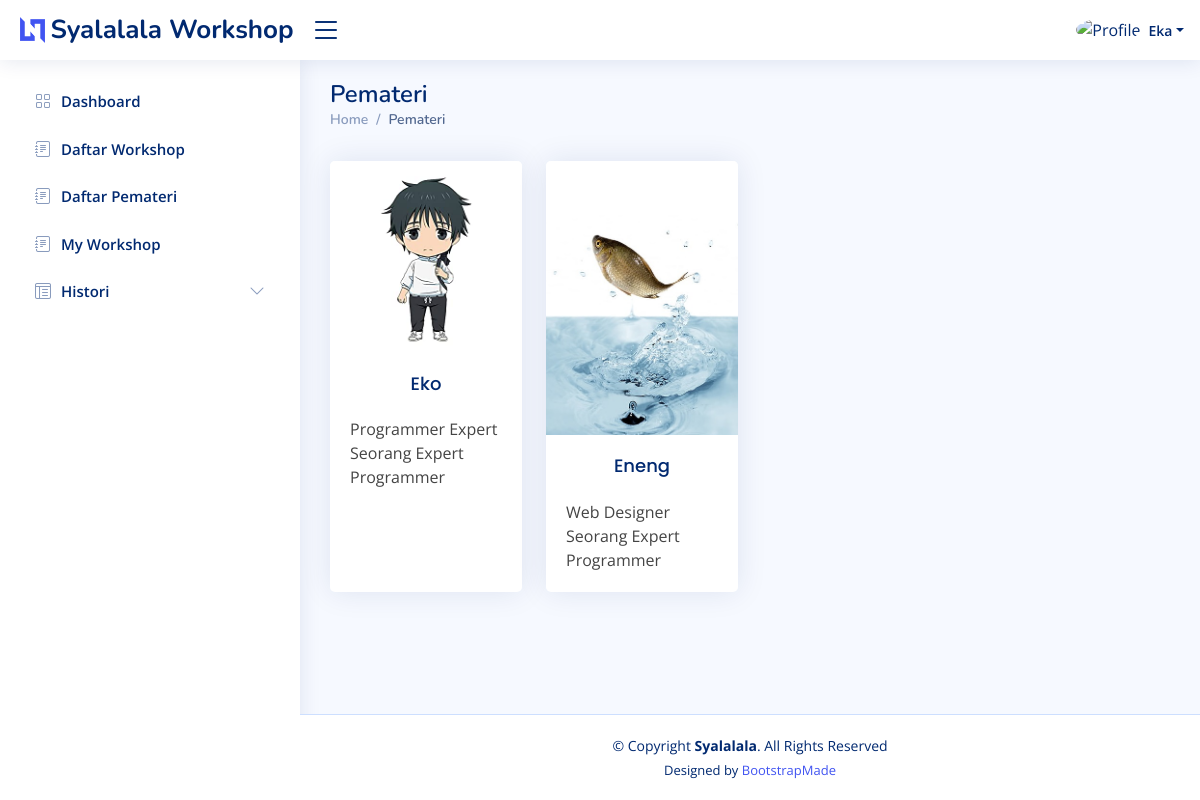
Screenshot of /data/showPemateri.php with the database file from the repository.
### tables this page shows
CREATE TABLE `pemateri` (
  `id_pemateri` int(11) NOT NULL,
  `nama_pemateri` varchar(30) DEFAULT NULL,
  `jk_pemateri` char(10) DEFAULT NULL,
  `job` varchar(25) DEFAULT NULL,
  `wa_pemateri` varchar(15) DEFAULT NULL,
  `gambar` varchar(75) DEFAULT NULL,
  `deskripsi` varchar(100) DEFAULT NULL
);

### main/function.php (called while the page is built, shortened)
<?php
$host = "localhost";
$user = "root";
$pass = "";
$db = "db_workshop";
$conn = mysqli_connect($host, $user, $pass, $db);
function showAllData($table)
{
  $query = "SELECT * FROM $table";
  $show = queryShow($query);
  return $show;
}
function queryShow($query)
{
  global $conn;
  $result = mysqli_query($conn, $query);
  $rows = [];
  while ($row = mysqli_fetch_assoc($result)) {
    $rows[] = $row;
  }
  return $rows;
}
?>

### data/showPemateri.php (the view, shortened to what this page needs)
<?php
require_once '../main/function.php';
$table = 'pemateri';
$show = showAllData($table);
require_once '../template/sidebar.php';
?>
<div class="pagetitle">
  <h1>Pemateri</h1>
  <nav>
    <ol class="breadcrumb">
      <li class="breadcrumb-item"><a href="index.html">Home</a></li>
      <li class="breadcrumb-item active">Pemateri</li>
    </ol>
  </nav>
</div>
<?php if ($test == "Admin") { ?>
  <section class="section dashboard">
    <div class="row">
      <div class="col-lg-12">
        <div class="row">
          <div class="card shadow mb-4">
            <div class="card-header py-3">
              <a href="addPemateri.php" class="m-0 font-weight-bold text-primary float-right">Tambah Data</a>
            </div>
            <div class="card-body pb-5">
              <table class="table datatable" width="100%" cellspacing="0">
                <thead>
                  <tr>
                    <th>No</th>
                    <th>Nama Pemateri</th>
                    <th>Jenis Kelamin</th>
                    <th>Pekerjaan</th>
                    <th>No WhatsApps</th>
                    <th>Gambar</th>
                    <th>Deskripsi</th>
                    <th>Aksi</th>
                  </tr>
                </thead>
                <tbody>
                  <?php
                  $number = 1;
                  foreach ($show as $r) { ?>
                    <tr>
                      <td>
                        <?php
                        echo ($number++);
                        ?>
                      </td>
                      <td><?php echo $r["nama_pemateri"] ?></td>
                      <td><?php echo $r["jk_pemateri"] ?></td>
                      <td><?php echo $r["job"] ?></td>
                      <td><?php echo $r["wa_pemateri"] ?></td>
                      <td><img src="../gambar/<?php echo $r["gambar"] ?>" width="50"></td>
                      <td><?php echo $r["deskripsi"] ?></td>
                      <td>
                        <a class="btn btn-outline-primary" href="updatePemateri.php?id_pemateri=<?php echo $r["id_pemateri"] ?>">Ubah</a>
                        <button class="btn btn-outline-danger" onclick="sweetConfirm('deletePemateri.php?id_pemateri=<?php echo $r['id_pemateri'] ?>')">Hapus</button>
                      </td>
                    </tr>
                  <?php }; ?>
                </tbody>
              </table>
            </div>
          </div>
        </div>
      </div>
    </div>
  </section>
<?php } else { ?>
  <section class="section dashboard">
    <div class="row row-cols-3 row-cols-md-4">
      <?php
      foreach ($show as $r) { ?>
        <div class="card-group" style="margin-top: 15px;">
          <div class="card">
            <img car src="../gambar/<?php echo $r["gambar"] ?>" class="card-img-top">
            <div class="card-body">
              <h5 class="card-title text-center"><?php echo $r["nama_pemateri"] ?></h5>
              <span><?php echo $r["job"] ?></span>
              <p class="card-text"><?php echo $r["deskripsi"] ?></p>
            </div>
          </div>
        </div>
      <?php }; ?>
    </div>
  </section>
<?php } ?>
<?php require_once '../template/footer.php' ?>

### assets/css/style.css (style rules this page uses)
:root { scroll-behavior: smooth; }
body { font-family: "Open Sans", sans-serif; background: #f6f9ff; color: #444444; }
a { color: #4154f1; text-decoration: none; }
h1, h2, h3, h4, h5, h6 { font-family: "Nunito", sans-serif; }
.pagetitle { margin-bottom: 10px; }
.pagetitle h1 { font-size: 24px; margin-bottom: 0; font-weight: 600; color: #012970; }
.card { margin-bottom: 30px; border: none; border-radius: 5px; box-shadow: 0px 0 30px rgba(1, 41, 112, 0.1); }
.card-title { padding: 20px 0 15px 0; font-size: 18px; font-weight: 500; color: #012970; font-family: "Poppins", sans-serif; }
.card-body { padding: 0 20px 20px 20px; }
.breadcrumb { font-size: 14px; font-family: "Nunito", sans-serif; color: #899bbd; font-weight: 600; }
.breadcrumb a { color: #899bbd; transition: 0.3s; }
.breadcrumb .breadcrumb-item::before { color: #899bbd; }
.breadcrumb .active { color: #51678f; font-weight: 600; }

### rows the page displays
pemateri: gambar (picture), nama_pemateri "Eko", job "Programmer Expert", deskripsi "Seorang Expert Programmer"
pemateri: gambar (picture), nama_pemateri "Eneng", job "Web Designer", deskripsi "Seorang Expert Programmer"

### other values shown
$nama "Eka"
